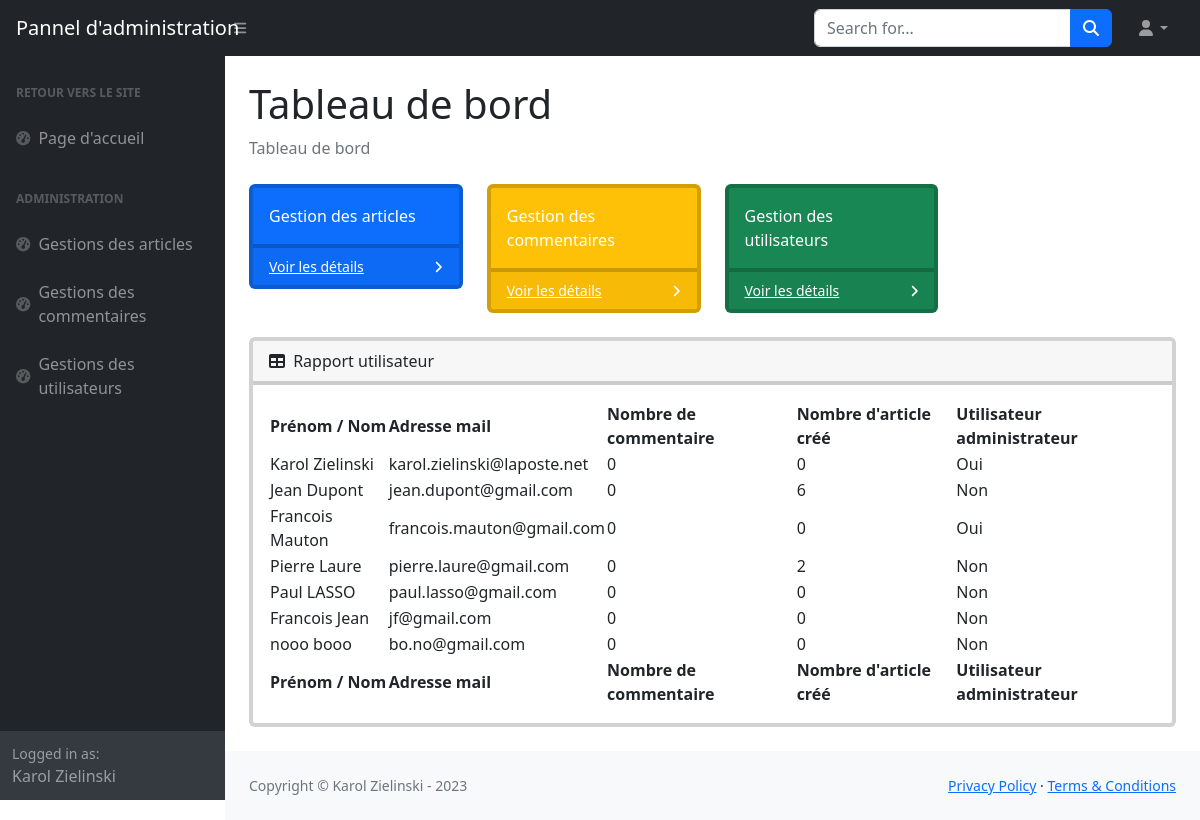
The page /admin (signed in) on the database its author committed.
### tables this page shows
CREATE TABLE `users` (
  `id` int(11) NOT NULL,
  `firstname` varchar(255) DEFAULT NULL,
  `lastname` varchar(255) DEFAULT NULL,
  `email` varchar(255) DEFAULT NULL,
  `password` varchar(255) DEFAULT NULL,
  `avatar` varchar(255) DEFAULT NULL,
  `is_admin` int(11) DEFAULT NULL,
  `is_enable` int(11) DEFAULT NULL
);

### src/controllers/MainController.php (called while the page is built, shortened)
<?php
class MainController {
    protected $db;
    public function __construct(DBConnection $db)
    {
        $this->db = $db;
    }
    protected function adminView(string $path, array $params = null)
    {
    $path = str_replace('.', DIRECTORY_SEPARATOR, $path);
    require VIEWS . $path . '.php';
    require VIEWS . 'layout-admin.php';
    }
    protected function getDB()
    {
        return $this->db;
    }
    public function homepageAdmin()
    {
        $user = new User($this->getDB());
        $users = $user->getUsers();
        $usersWithCommentCounts = $user->getUsersWithCommentCounts();
        $usersWithPostCounts = $user->getUsersWithPostCounts();
        return $this->adminView('admin.homepage-admin', compact('users', 'usersWithCommentCounts', 'usersWithPostCounts'));
    }
}

### routes/Route.php (called while the page is built, shortened)
<?php
class Route {
    public $path;
    public $action;
    public $matches;
    public function __construct($path, $action)
    {
        $this->path = trim($path, '/');
        $this->action = $action;
    }
    public function matches(string $url)
    {
        $path = preg_replace('#:([\w]+)#', '([^/]+)', $this->path);
        $pathToMatch = "#^$path$#";
        if (preg_match($pathToMatch, $url, $matches)) {
            $this->matches = $matches;
            return true;
        }   else {
            return false;
        }
    }
    public function execute()
    {
        $params = explode('@', $this->action);
        $controller = new $params[0](new DBConnection(DB_NAME, DB_HOST, DB_USER, DB_PWD));
        $method = $params[1];
        return isset($this->matches[1]) ? $controller->$method($this->matches[1]) :
        $controller->$method();
    }
}

### routes/Router.php (called while the page is built, shortened)
<?php
class Router {
    public $url;
    public $routes = [];
    public function __construct($url)
    {
        $this->url = $url;
    }
    public function get(string $path, string $action)
    {
        $this->routes['GET'][] = new Route($path, $action);
    }
    public function post(string $path, string $action)
    {
        $this->routes['POST'][] = new Route($path, $action);
    }
    public function run()
    {
        foreach ($this->routes[$_SERVER['REQUEST_METHOD']] as $route) {
            if ($route->matches($this->url)) {
                return $route->execute();
            }
        }
        return header('HTTP/1.0 404 Not Found');
    }
}

### public/index.php (called while the page is built, shortened)
<?php
$router = new Router($_GET['url']);
$router->get('/', 'src\controllers\MainController@homepage');
$router->get('/', 'src\controllers\UserController@loginPost');
$router->get('/posts', 'src\controllers\PostController@posts');
$router->get('/post/:id', 'src\controllers\PostController@show');
$router->post('/post/:id', 'src\controllers\CommentController@commentPost');
$router->get('/login', 'src\controllers\UserController@login');
$router->post('/login', 'src\controllers\UserController@loginPost');
$router->get('/signin', 'src\controllers\UserController@signIn');
$router->post('/signin', 'src\controllers\UserController@signInPost');
$router->get('/logout', 'src\controllers\UserController@logout');
$router->get('/admin', 'src\controllers\PostController@homepageAdmin');
$router->get('/admin/posts', 'src\controllers\PostController@getAdminPosts');
$router->post('/admin/posts/delete/:id', 'src\controllers\PostController@deletePost');
$router->get('/admin/posts/edit/:id', 'src\controllers\PostController@editPost');
$router->post('/admin/posts/edit/:id', 'src\controllers\PostController@updatePost');
$router->get('/admin/posts/edit/:id', 'src\controllers\PostController@validatePost');
$router->get('/admin/comments', 'src\controllers\PostController@showCommentsByPost');
$router->get('/admin/users', 'src\controllers\UserController@getUsers');
$router->run();

### models/User.php (called while the page is built, shortened)
<?php
class User extends DBConnection {
    public function __construct(DBConnection $db)
    {
        $this->db = $db;
    }
    public function getUsers(): array
    {
        return $this->query("SELECT * FROM users", null);
    }
    public function getUsersWithCommentCounts(): array
    {
        return $this->query("SELECT u.id, u.firstname, u.lastname, u.email, u.is_admin, COUNT(c.id) as comment_count
                FROM users u
                LEFT JOIN comments c ON u.id = c.id_user
                GROUP BY u.id, u.firstname, u.lastname, u.email, u.is_admin", null);
    }
    public function getUsersWithPostCounts(): array
    {
        return $this->query("SELECT u.id, u.firstname, u.lastname, u.email, u.is_admin, COUNT(p.id) as post_count
        FROM users u
        LEFT JOIN posts p ON u.id = p.id_user
        GROUP BY u.id, u.firstname, u.lastname, u.email, u.is_admin", null);
    }
}

### models/DBConnection.php (called while the page is built, shortened)
<?php
class DBConnection
{
    private $dbname;
    private $host;
    private $username;
    private $password;
    private $pdo;
    protected $db;
    public function __construct(string $dbname, string $host, string $username, string $password)
    {
        $this->dbname = $dbname;
        $this->host = $host;
        $this->username = $username;
        $this->password = $password;
    }
    public function getPDO(): PDO
    {
        return $this->pdo ?? $this->pdo = new PDO("mysql:dbname={$this->dbname};host={$this->host}", $this->username, $this->password, [
            PDO::ATTR_ERRMODE => PDO::ERRMODE_EXCEPTION,
            PDO::ATTR_DEFAULT_FETCH_MODE => PDO::FETCH_OBJ,
            PDO::MYSQL_ATTR_INIT_COMMAND => 'SET CHARACTER SET UTF8'
        ]);
    }
    public function query(string $sql, int $param = null, bool $single = null)
    {
        $method = is_null($param) ? 'query' : 'prepare';
        $fetch = is_null($single) ? 'fetchAll' : 'fetch';
        $stmt = $this->db->getPDO()->$method($sql);
        $stmt->setFetchMode(PDO::FETCH_CLASS, get_class($this), [$this->db]);
        if ($method === 'query') {
            return $stmt->$fetch();
        }   else {
            $stmt->execute([$param]);
            return $stmt->$fetch();
        }
    }
}

### views/admin/homepage-admin.php (the view, shortened to what this page needs)
<!DOCTYPE html>
<html lang="en">
    <head>
    </head>
    <body class="sb-nav-fixed">
        <main>
            <div class="container-fluid px-4">
                <h1 class="mt-4">Tableau de bord</h1>
                <ol class="breadcrumb mb-4">
                    <li class="breadcrumb-item active">Tableau de bord</li>
                </ol>
                <div class="row">
                    <div class="col-xl-3 col-md-6">
                        <div class="card bg-primary text-white mb-4">
                            <div class="card-body">Gestion des articles</div>
                            <div class="card-footer d-flex align-items-center justify-content-between">
                                <a class="small text-white stretched-link" href="/P5-OCR/admin/posts">Voir les détails</a>
                                <div class="small text-white"><i class="fas fa-angle-right"></i></div>
                            </div>
                        </div>
                    </div>
                    <div class="col-xl-3 col-md-6">
                        <div class="card bg-warning text-white mb-4">
                            <div class="card-body">Gestion des commentaires</div>
                            <div class="card-footer d-flex align-items-center justify-content-between">
                                <a class="small text-white stretched-link" href="/P5-OCR/admin/comments">Voir les détails</a>
                                <div class="small text-white"><i class="fas fa-angle-right"></i></div>
                            </div>
                        </div>
                    </div>
                    <div class="col-xl-3 col-md-6">
                        <div class="card bg-success text-white mb-4">
                            <div class="card-body">Gestion des utilisateurs</div>
                            <div class="card-footer d-flex align-items-center justify-content-between">
                                <a class="small text-white stretched-link" href="/P5-OCR/admin/users">Voir les détails</a>
                                <div class="small text-white"><i class="fas fa-angle-right"></i></div>
                            </div>
                        </div>
                    </div>
                </div>
                <div class="card mb-4">
                    <div class="card-header">
                        <i class="fas fa-table me-1"></i>
                        Rapport utilisateur
                    </div>
                    <div class="card-body">
                        <table id="datatablesSimple">
                            <thead>
                                <tr>
                                    <th>Prénom / Nom</th>
                                    <th>Adresse mail</th>
                                    <th>Nombre de commentaire</th>
                                    <th>Nombre d'article créé</th>
                                    <th>Utilisateur administrateur</th>
                                </tr>
                            </thead>
                            <tfoot>
                                <tr>
                                    <th>Prénom / Nom</th>
                                    <th>Adresse mail</th>
                                    <th>Nombre de commentaire</th>
                                    <th>Nombre d'article créé</th>
                                    <th>Utilisateur administrateur</th>
                                </tr>
                            </tfoot>
                            <tbody>
                                <?php foreach ($params['users'] as $key => $user): ?>
                                <tr>
                                    <td><?= $user->firstname . ' ' . $user->lastname ?></td>
                                    <td><?= $user->email ?></td>
                                    <td><?= $params['usersWithCommentCounts'][$key]->comment_count ?></td>
                                    <td><?= $params['usersWithPostCounts'][$key]->post_count ?></td>
                                    <td><?= $user->is_admin ? 'Oui' : 'Non' ?></td>
                                </tr>
                                <?php endforeach ?>
                            </tbody>
                        </table>
                    </div>
                </div>
            </div>
        </main>
        <footer class="py-4 bg-light mt-auto">
            <div class="container-fluid px-4">
                <div class="d-flex align-items-center justify-content-between small">
                    <div class="text-muted">Copyright &copy; Karol Zielinski - 2023</div>
                    <div>
                        <a href="#">Privacy Policy</a>
                        &middot;
                        <a href="#">Terms &amp; Conditions</a>
                    </div>
                </div>
            </div>
        </footer>
    </body>
</html>

### rows shown on the page
users: firstname "Karol", lastname "Zielinski", email "karol.zielinski@laposte.net", comment_count "0", post_count "0", is_admin "Oui"
users: firstname "Jean", lastname "Dupont", email "jean.dupont@gmail.com", comment_count "0", post_count "6", is_admin "Non"
users: firstname "Francois", lastname "Mauton", email "francois.mauton@gmail.com", comment_count "0", post_count "0", is_admin "Oui"
users: firstname "Pierre", lastname "Laure", email "pierre.laure@gmail.com", comment_count "0", post_count "2", is_admin "Non"
users: firstname "Paul", lastname "LASSO", email "paul.lasso@gmail.com", comment_count "0", post_count "0", shows "Non"
users: firstname "Francois", lastname "Jean", email "jf@gmail.com", comment_count "0", post_count "0", is_admin "Non"
users: firstname "nooo", lastname "booo", email "bo.no@gmail.com", comment_count "0", post_count "0", is_admin "Non"

### other values the page prints
$_SESSION['auth']['firstname'] "Karol"
$_SESSION['auth']['lastname'] "Zielinski"
